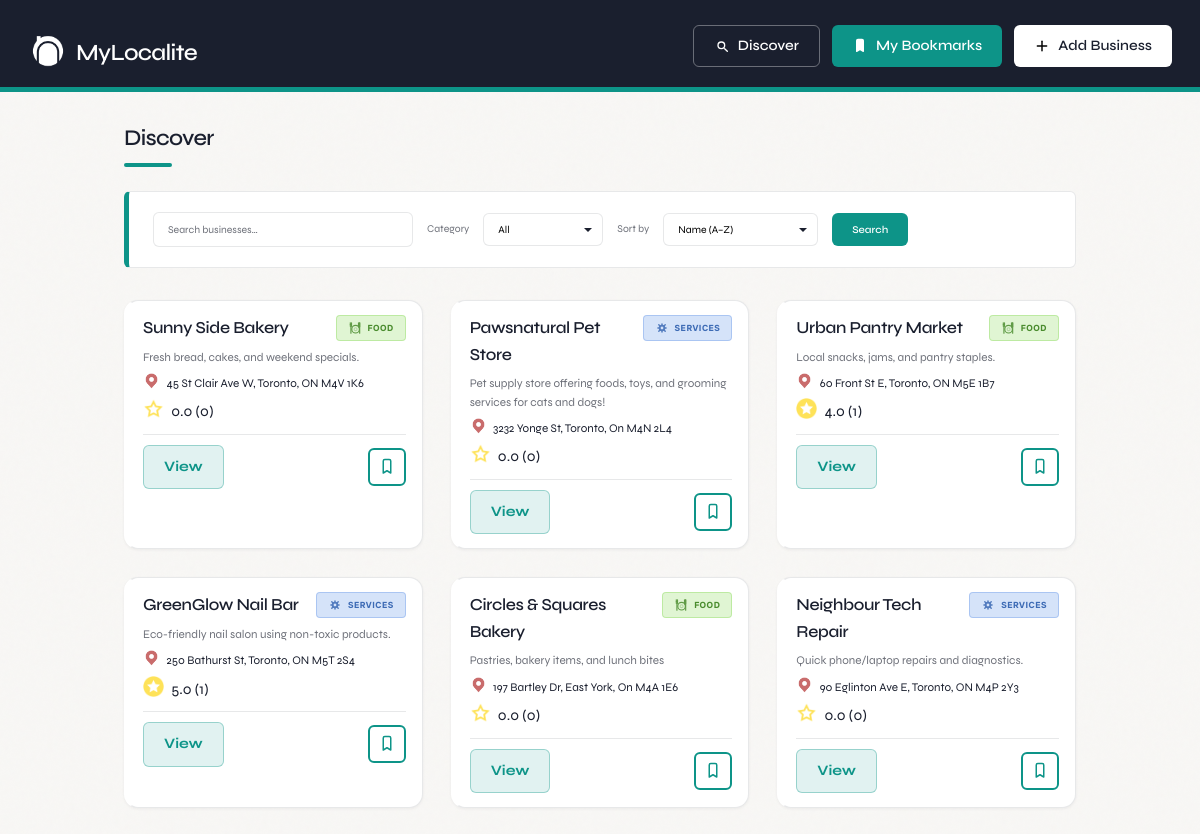
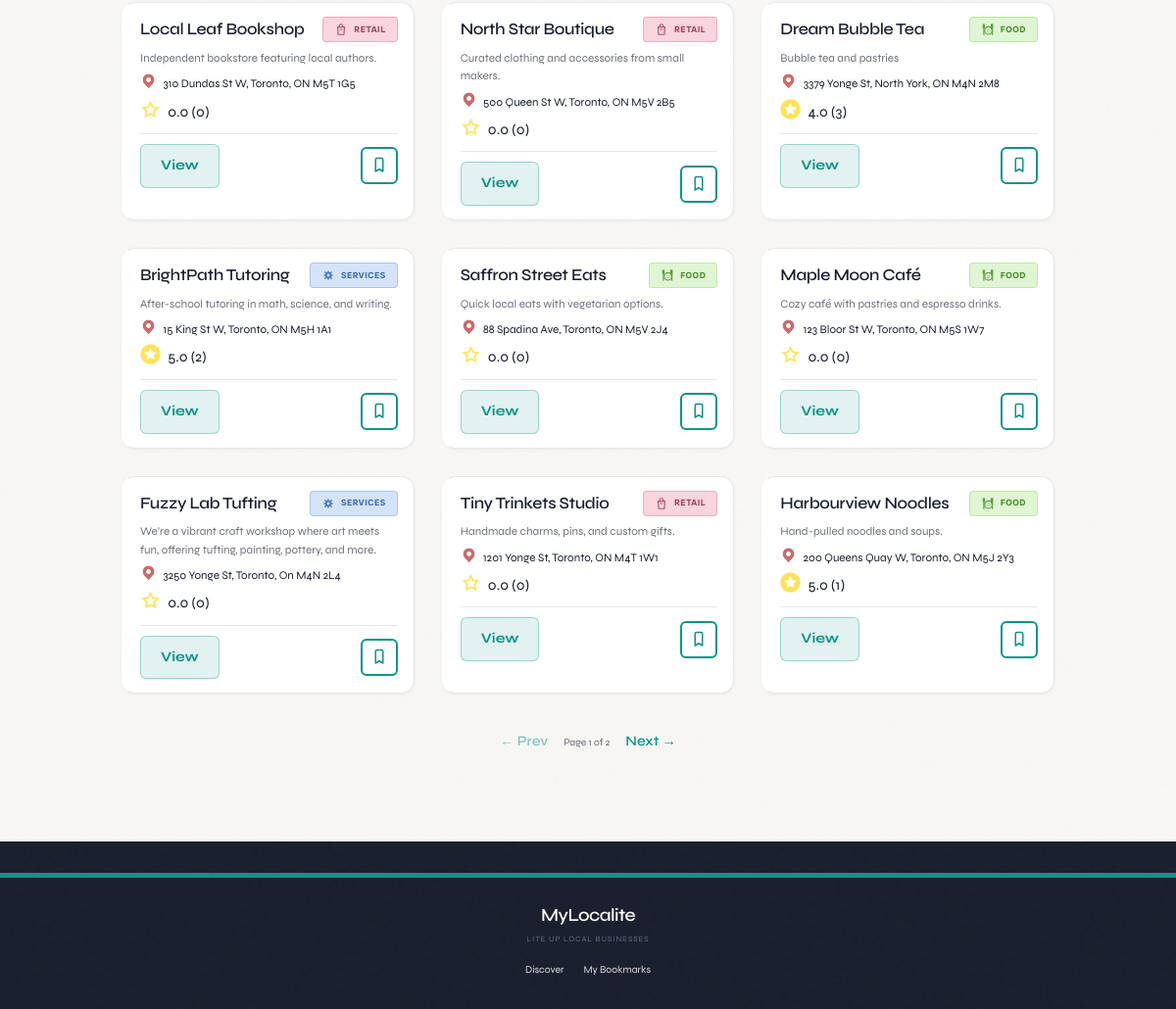
The app's page /discover with its own data (2 pictures, top to bottom).
### tables this page shows
CREATE TABLE business (
        id INTEGER PRIMARY KEY AUTOINCREMENT,
        name TEXT,
        category TEXT,
        description TEXT,
        address TEXT,
        hours TEXT,
        phone TEXT
    );

### app.py (the view, shortened to what this page needs)
@app.route("/discover")
def discover():
    category = request.args.get("category", "All")
    sort = request.args.get("sort", "random")
    q = (request.args.get("q") or "").strip()
    try:
        page = int(request.args.get("page", "1"))
    except ValueError:
        page = 1
    if page < 1:
        page = 1
    owner_id = get_bookmark_owner_id()
    conn = get_conn()
    cur = conn.cursor()
    conditions = []
    params = []
    if category != "All":
        conditions.append("b.category = ?")
        params.append(category)
    if q:
        conditions.append("(b.name LIKE ? OR b.description LIKE ?)")
        params.extend([f"%{q}%", f"%{q}%"])
    where_sql = ("WHERE " + " AND ".join(conditions)) if conditions else ""
    cur.execute(f"SELECT COUNT(*) FROM business b {where_sql}", params)
    total = cur.fetchone()[0]
    total_pages = max(1, (total + PER_PAGE - 1) // PER_PAGE)
    if page > total_pages:
        page = total_pages
    offset = (page - 1) * PER_PAGE
    if sort == "name":
        order_sql = "ORDER BY b.name ASC"
    elif sort == "rating":
        order_sql = "ORDER BY avg_rating DESC, b.name ASC"
    elif sort == "reviews":
        order_sql = "ORDER BY review_count DESC, b.name ASC"
    else:
        order_sql = "ORDER BY b.id ASC"
    use_random_shuffle = sort == "random"
    if use_random_shuffle:
        query = f"""
            SELECT
                b.id, b.name, b.category, b.description, b.address, b.hours, b.phone,
                COALESCE(AVG(r.rating), 0) as avg_rating,
                COUNT(r.id) as review_count
            FROM business b
            LEFT JOIN review r ON b.id = r.business_id
            {where_sql}
            GROUP BY b.id, b.name, b.category, b.description, b.address, b.hours, b.phone
            {order_sql}
        """
        cur.execute(query, params)
    rows = cur.fetchall()
    conn.close()
    all_businesses = []
    for row in rows:
        all_businesses.append({
            "id": row[0],
            "name": row[1],
            "category": row[2],
            "description": row[3],
            "address": row[4],
            "hours": row[5],
            "phone": row[6],
            "avg_rating": row[7],
            "review_count": row[8],
            "bookmarked": is_bookmarked(owner_id, row[0])
        })
    if use_random_shuffle:
        shuffle_key = (category, q)
        cached = (
            page > 1
            and session.get("shuffle_order_key") == shuffle_key
            and session.get("shuffle_order")
            and len(session["shuffle_order"]) == total
        )
        if cached:
            id_to_biz = {b["id"]: b for b in all_businesses}
            all_businesses = [id_to_biz[bid] for bid in session["shuffle_order"] if bid in id_to_biz]
        else:
            random.shuffle(all_businesses)
            session["shuffle_order"] = [b["id"] for b in all_businesses]
            session["shuffle_order_key"] = shuffle_key
            session.modified = True
        businesses = all_businesses[offset : offset + PER_PAGE]
    else:
        businesses = all_businesses
    return render_template(
        "index.html",
        businesses=businesses,
        category=category,
        sort=sort,
        q=q,
        page=page,
        total_pages=total_pages
    )

### app.py (called while the page is built)
def get_conn():
    conn = sqlite3.connect(DB_PATH, timeout=DB_TIMEOUT)
    conn.execute("PRAGMA journal_mode=WAL")
    return conn

def get_bookmark_owner_id() -> str:
    if "bookmark_owner_id" not in session:
        session["bookmark_owner_id"] = str(uuid.uuid4())
    return session["bookmark_owner_id"]

def is_bookmarked(owner_id: str, business_id: int) -> bool:
    conn = get_conn()
    cur = conn.cursor()
    cur.execute("""
        SELECT 1 FROM bookmark
        WHERE username = ? AND business_id = ?
        LIMIT 1
    """, (owner_id, business_id))
    row = cur.fetchone()
    conn.close()
    return row is not None

### templates/index.html (shortened to what this page needs)
{% extends "base.html" %}
{% block content %}
<h1 class="section-title">Discover</h1>
<div class="filter-card">
    <form method="GET" action="{{ url_for('discover') }}" class="controls controls_row">
        <input type="search" name="q" value="{{ q or '' }}" placeholder="Search businesses…" class="controls_search" id="search" aria-label="Search">
        <label for="cat" class="controls_label">Category</label>
        <select id="cat" name="category" class="select">
            <option value="All" {{ "selected" if category=="All" else "" }}>All</option>
        </select>
        <label for="sort" class="controls_label">Sort by</label>
        <select id="sort" name="sort" class="select controls_sort">
            <option value="name" {{ "selected" if sort=="name" else "" }}>Name (A–Z)</option>
        </select>
        <button type="submit" class="btn">Search</button>
    </form>
</div>
<div class="grid">
    {% for b in businesses %}
    <article class="card card_{{ b['category']|lower }}">
        <div class="card-top">
            <h2 class="card-title">{{ b["name"] }}</h2>
            <span class="pill pill--{{ b['category']|lower }}">
                <img class="pill-icon" src="{{ url_for('static', filename='media/' ~ (b['category']|lower) ~ '.svg') }}" alt="" aria-hidden="true">
                <span class="pill-text">{{ b["category"] }}</span>
            </span>
        </div>
        <p class="desc">{{ b["description"] }}</p>
        <p class="card-address">
            <img class="icon-marker" alt="marker--v1">
            {{ b["address"] }}
        </p>
        <p class="stats">
            <img
                class="icon-star"
                src="{{ url_for('static', filename='media/' ~ ('star-2.png' if b['avg_rating'] >= 3.5 else 'star-1.png')) }}"
                alt="rating star"
            >
            {{ "%.1f"|format(b["avg_rating"]) }} ({{ b["review_count"] }})
        </p>
        <div class="card-actions">
            <a class="btn btn-view" href="/business/{{ b['id'] }}">View</a>
            <form method="POST" action="/bookmark/toggle" style="margin:0;">
                <button
                    type="submit"
                    class="icon-btn {{ 'saved' if b['bookmarked'] else '' }}"
                    title="{{ 'Saved' if b['bookmarked'] else 'Save' }}"
                    aria-label="{{ 'Saved' if b['bookmarked'] else 'Save' }}"
                    aria-pressed="{{ 'true' if b['bookmarked'] else 'false' }}"
                >
                    <img
                        class="bookmark-icon"
                        src="{{ url_for('static', filename='media/bookmark-filled.svg') if b['bookmarked'] else url_for('static', filename='media/bookmark.svg') }}"
                        alt=""
                        aria-hidden="true"
                    >
                </button>
            </form>
        </div>
    </article>
    {% endfor %}
</div>
{% if total_pages > 1 %}
<nav class="pagination" aria-label="Page navigation">
    <div class="pagination-inner">
        {% if page > 1 %}
        <a class="btn btn-view" href="{{ url_for('discover', category=category, sort=sort, q=q or '', page=page - 1) }}">← Prev</a>
        {% else %}
        <span class="btn btn-view" aria-disabled="true">← Prev</span>
        {% endif %}
        <span class="pagination-info">Page {{ page }} of {{ total_pages }}</span>
        {% if page < total_pages %}
        <a class="btn btn-view" href="{{ url_for('discover', category=category, sort=sort, q=q or '', page=page + 1) }}">Next →</a>
        {% else %}
        <span class="btn btn-view" aria-disabled="true">Next →</span>
        {% endif %}
    </div>
</nav>
{% endif %}
{% endblock %}

### records on screen
business: name "Sunny Side Bakery", category "FOOD", description "Fresh bread, cakes, and weekend specials.", address "45 St Clair Ave W, Toronto, ON M4V 1K6", avg_rating "0.0", review_count "0"
business: name "Pawsnatural Pet Store", category "SERVICES", description "Pet supply store offering foods, toys, and grooming services for cats and dogs!", address "3232 Yonge St, Toronto, On M4N 2L4", avg_rating "0.0", review_count "0"
business: name "Urban Pantry Market", category "FOOD", description "Local snacks, jams, and pantry staples.", address "60 Front St E, Toronto, ON M5E 1B7", avg_rating "4.0", review_count "1"
business: name "GreenGlow Nail Bar", category "SERVICES", description "Eco-friendly nail salon using non-toxic products.", address "250 Bathurst St, Toronto, ON M5T 2S4", avg_rating "5.0", review_count "1"
business: name "Circles & Squares Bakery", category "FOOD", description "Pastries, bakery items, and lunch bites", address "197 Bartley Dr, East York, On M4A 1E6", avg_rating "0.0", review_count "0"
business: name "Neighbour Tech Repair", category "SERVICES", description "Quick phone/laptop repairs and diagnostics.", address "90 Eglinton Ave E, Toronto, ON M4P 2Y3", avg_rating "0.0", review_count "0"
business: name "Local Leaf Bookshop", category "RETAIL", description "Independent bookstore featuring local authors.", address "310 Dundas St W, Toronto, ON M5T 1G5", avg_rating "0.0", review_count "0"
business: name "North Star Boutique", category "RETAIL", description "Curated clothing and accessories from small makers.", address "500 Queen St W, Toronto, ON M5V 2B5", avg_rating "0.0", review_count "0"
business: name "Dream Bubble Tea", category "FOOD", description "Bubble tea and pastries", address "3379 Yonge St, North York, ON M4N 2M8", avg_rating "4.0", review_count "3"
business: name "BrightPath Tutoring", category "SERVICES", description "After-school tutoring in math, science, and writing.", address "15 King St W, Toronto, ON M5H 1A1", avg_rating "5.0", review_count "2"
business: name "Saffron Street Eats", category "FOOD", description "Quick local eats with vegetarian options.", address "88 Spadina Ave, Toronto, ON M5V 2J4", avg_rating "0.0", review_count "0"
business: name "Maple Moon Café", category "FOOD", description "Cozy café with pastries and espresso drinks.", address "123 Bloor St W, Toronto, ON M5S 1W7", avg_rating "0.0", review_count "0"
business: name "Fuzzy Lab Tufting", category "SERVICES", description "We’re a vibrant craft workshop where art meets fun, offering tufting, painting, pottery, and more.", address "3250 Yonge St, Toronto, On M4N 2L4", avg_rating "0.0", review_count "0"
business: name "Tiny Trinkets Studio", category "RETAIL", description "Handmade charms, pins, and custom gifts.", address "1201 Yonge St, Toronto, ON M4T 1W1", avg_rating "0.0", review_count "0"
business: name "Harbourview Noodles", category "FOOD", description "Hand-pulled noodles and soups.", address "200 Queens Quay W, Toronto, ON M5J 2Y3", avg_rating "5.0", review_count "1"

### other values on screen
{{ page }} "1"
{{ total_pages }} "2"
